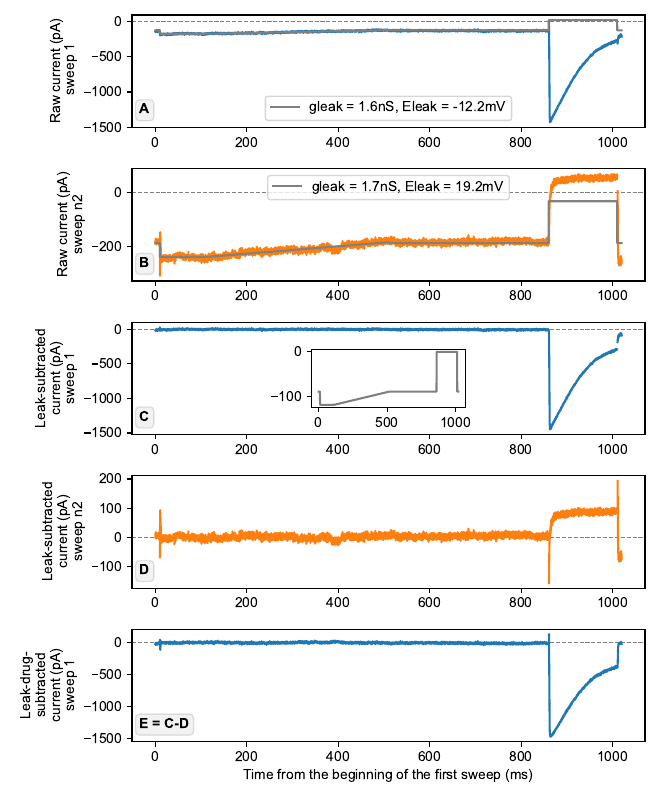

Reproduce this figure in Python.
# Creates a figure showing post-processing of the raw current
import matplotlib
import matplotlib.pyplot as plt
from matplotlib import gridspec
from mpl_toolkits.axes_grid1.inset_locator import inset_axes
import pandas as pd
# import numpy as np
import os

import sys
sys.path.append('../')
import helpers # for cap ciltering

# Set font
matplotlib.rc('font', family='arial', size = 10)

# load protocol
protocol = pd.read_csv('../resources/protocol.csv', delimiter=',')
time = protocol.iloc[:,0]
ind_step_start = protocol[time == 860].index.tolist()[0]
ind_step_end = protocol[time == 1010].index.tolist()[0]

# load all current
directoryname = 'Cav1.2_Run_Down_BT_10s_20210129_12.07.03'
pathtodatadirectory = 'raw_data/'
files = os.listdir(f'../raw_data/{directoryname}')
cell = 'C19'
for f in files:
    if f[-8:-5] == cell:
        filename = f
        path = f'../raw_data/{directoryname}/{filename}'
        break
cell_data = pd.read_csv(path, sep =';', usecols=range(1,58 + 2))

all_sweeps = cell_data.iloc[2:, 1:].astype(float) * pow(10, 12) # Convert A to pA 

all_sweeps = helpers.cap_filter(ind_step_start, ind_step_end, 0.1, all_sweeps) #Cap filter
all_sweeps = all_sweeps.iloc[:, :34 + 1]

# load the gleak, Eleak, etc.
prop_data = pd.read_csv(f'../output/BT_10/prop_{cell}.csv')
g_1, E_1 = prop_data.iloc[0]['gleak (nS)'], prop_data.iloc[0]['Eleak (mV)']
g_n, E_n = prop_data.iloc[-1]['gleak (nS)'], prop_data.iloc[-1]['Eleak (mV)'] 

leak_1 = g_1*(protocol.iloc[:, 1] - E_1)
leak_2 = g_n*(protocol.iloc[:, 1] - E_n)

# leak subtracted current
sweep1_sub = all_sweeps.iloc[:, 0].reset_index(drop=True).sub(leak_1.reset_index(drop=True), axis = 0) 
sweepn_sub = all_sweeps.iloc[:, -1].reset_index(drop=True).sub(leak_2.reset_index(drop=True), axis = 0) 

# load figure
fig = plt.figure(figsize=(6.6, 8))
gs = gridspec.GridSpec(ncols =1, nrows = 5)
sub1 = fig.add_subplot(gs[0, 0])
sub2 = fig.add_subplot(gs[1, 0])
sub3 = fig.add_subplot(gs[2, 0])
sub4 = fig.add_subplot(gs[3, 0])
sub5 = fig.add_subplot(gs[4, :])

props = dict(boxstyle='round', facecolor='grey', alpha=0.1)
sub1.text(0.015, 0.12, 'A', transform = sub1.transAxes, weight = 'bold', bbox=props)
sub2.text(0.015, 0.12, 'B', transform = sub2.transAxes, weight = 'bold', bbox=props)
sub3.text(0.015, 0.12, 'C', transform = sub3.transAxes, weight = 'bold', bbox=props)
sub4.text(0.015, 0.12, 'D', transform = sub4.transAxes, weight = 'bold', bbox=props)
sub5.text(0.015, 0.12, 'E = C-D', transform = sub5.transAxes, weight = 'bold', bbox=props)

sub1.axhline(0, color='grey', ls= 'dashed', lw = 0.8)
sub2.axhline(0, color='grey', ls= 'dashed', lw = 0.8)
sub3.axhline(0, color='grey', ls= 'dashed', lw = 0.8)
sub4.axhline(0, color='grey', ls= 'dashed', lw = 0.8)
sub5.axhline(0, color='grey', ls= 'dashed', lw = 0.8)

# plot inset protocol
protocol_fig = pd.read_csv('../resources/protocol_fig.csv', delimiter=',')
ins_ax = inset_axes(sub3, width = "30%", height = '52%', loc = 'center', borderpad =3.2)
ins_ax.plot(time, protocol_fig.iloc[:,1], color ='grey')

colors = ['#1f77b4', '#ff7f0e']

sub1.plot(time, all_sweeps.iloc[:, 0], color = colors[0])
sub2.plot(time, all_sweeps.iloc[:, -1], color = colors[1])
sub1.plot(time, leak_1, color = 'grey', label = \
          f'gleak = {round(g_1, 1)}nS, Eleak = {round(E_1, 1)}mV')
sub2.plot(time, leak_2, color = 'grey', label = \
          f'gleak = {round(g_n, 1)}nS, Eleak = {round(E_n, 1)}mV')
sub3.plot(time, sweep1_sub, color = colors[0])
sub4.plot(time, sweepn_sub, color = colors[1])
sub5.plot(time, sweep1_sub - sweepn_sub.values, color = colors[0])


sub1.set_ylabel('Raw current (pA)\n sweep 1')
sub3.set_ylabel('Leak-subtracted\ncurrent (pA)\nsweep 1')
sub5.set_ylabel('Leak-drug-\nsubtracted\ncurrent (pA)\nsweep 1')
sub2.set_ylabel('Raw current (pA)\nsweep n2')
sub4.set_ylabel('Leak-subtracted\ncurrent (pA)\nsweep n2')
sub5.set_xlabel('Time from the beginning of the first sweep (ms)')

sub2.legend(loc = 'upper center')
sub1.legend(loc = 'lower center')

yticks = matplotlib.ticker.MaxNLocator(4)
sub1.yaxis.set_major_locator(yticks)
sub3.yaxis.set_major_locator(yticks)
sub4.yaxis.set_major_locator(matplotlib.ticker.MaxNLocator(4))
sub5.yaxis.set_major_locator(yticks)


plt.tight_layout()
plt.savefig('figure3.pdf')
plt.close()